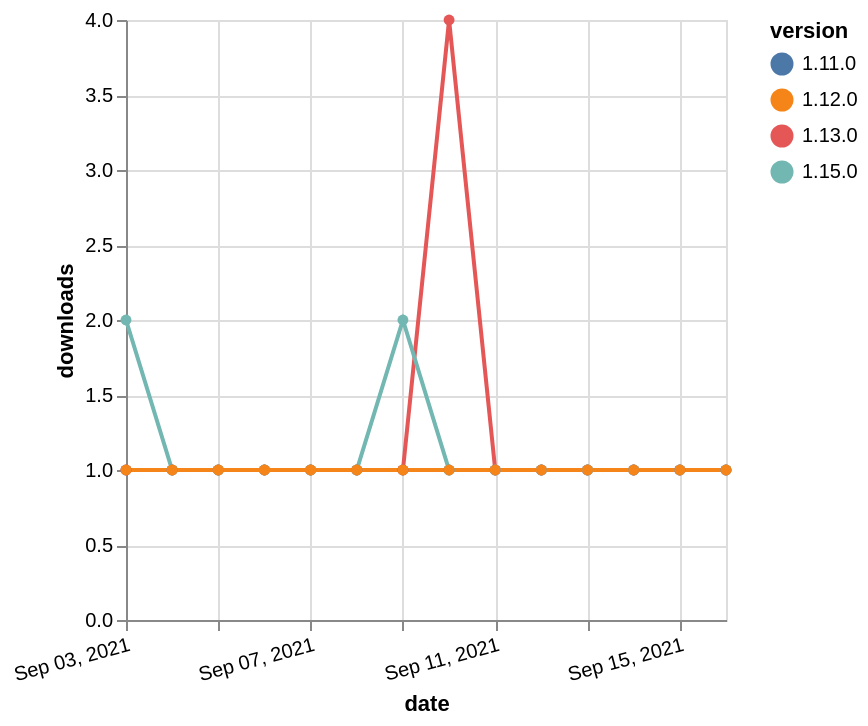

Describe this chart as a Vega-Lite specification.
### Vega-Lite specification from a JSON file in a GitHub repository (floating-point values rounded to 4 significant figures)
{"$schema": "https://vega.github.io/schema/vega-lite/v5.json", "description": "A simple bar chart with embedded data.", "data": {"values": [{"date": "2021-09-03", "total": 209, "delta": 1, "version": "1.11.0"}, {"date": "2021-09-04", "total": 210, "delta": 1, "version": "1.11.0"}, {"date": "2021-09-05", "total": 211, "delta": 1, "version": "1.11.0"}, {"date": "2021-09-06", "total": 212, "delta": 1, "version": "1.11.0"}, {"date": "2021-09-07", "total": 213, "delta": 1, "version": "1.11.0"}, {"date": "2021-09-08", "total": 214, "delta": 1, "version": "1.11.0"}, {"date": "2021-09-09", "total": 215, "delta": 1, "version": "1.11.0"}, {"date": "2021-09-10", "total": 216, "delta": 1, "version": "1.11.0"}, {"date": "2021-09-11", "total": 217, "delta": 1, "version": "1.11.0"}, {"date": "2021-09-12", "total": 218, "delta": 1, "version": "1.11.0"}, {"date": "2021-09-13", "total": 219, "delta": 1, "version": "1.11.0"}, {"date": "2021-09-14", "total": 220, "delta": 1, "version": "1.11.0"}, {"date": "2021-09-15", "total": 221, "delta": 1, "version": "1.11.0"}, {"date": "2021-09-16", "total": 222, "delta": 1, "version": "1.11.0"}, {"date": "2021-09-03", "total": 276, "delta": 1, "version": "1.13.0"}, {"date": "2021-09-04", "total": 277, "delta": 1, "version": "1.13.0"}, {"date": "2021-09-05", "total": 278, "delta": 1, "version": "1.13.0"}, {"date": "2021-09-06", "total": 279, "delta": 1, "version": "1.13.0"}, {"date": "2021-09-07", "total": 280, "delta": 1, "version": "1.13.0"}, {"date": "2021-09-08", "total": 281, "delta": 1, "version": "1.13.0"}, {"date": "2021-09-09", "total": 282, "delta": 1, "version": "1.13.0"}, {"date": "2021-09-10", "total": 286, "delta": 4, "version": "1.13.0"}, {"date": "2021-09-11", "total": 287, "delta": 1, "version": "1.13.0"}, {"date": "2021-09-12", "total": 288, "delta": 1, "version": "1.13.0"}, {"date": "2021-09-13", "total": 289, "delta": 1, "version": "1.13.0"}, {"date": "2021-09-14", "total": 290, "delta": 1, "version": "1.13.0"}, {"date": "2021-09-15", "total": 291, "delta": 1, "version": "1.13.0"}, {"date": "2021-09-16", "total": 292, "delta": 1, "version": "1.13.0"}, {"date": "2021-09-03", "total": 112, "delta": 2, "version": "1.15.0"}, {"date": "2021-09-04", "total": 113, "delta": 1, "version": "1.15.0"}, {"date": "2021-09-05", "total": 114, "delta": 1, "version": "1.15.0"}, {"date": "2021-09-06", "total": 115, "delta": 1, "version": "1.15.0"}, {"date": "2021-09-07", "total": 116, "delta": 1, "version": "1.15.0"}, {"date": "2021-09-08", "total": 117, "delta": 1, "version": "1.15.0"}, {"date": "2021-09-09", "total": 119, "delta": 2, "version": "1.15.0"}, {"date": "2021-09-10", "total": 120, "delta": 1, "version": "1.15.0"}, {"date": "2021-09-11", "total": 121, "delta": 1, "version": "1.15.0"}, {"date": "2021-09-12", "total": 122, "delta": 1, "version": "1.15.0"}, {"date": "2021-09-13", "total": 123, "delta": 1, "version": "1.15.0"}, {"date": "2021-09-14", "total": 124, "delta": 1, "version": "1.15.0"}, {"date": "2021-09-15", "total": 125, "delta": 1, "version": "1.15.0"}, {"date": "2021-09-16", "total": 126, "delta": 1, "version": "1.15.0"}, {"date": "2021-09-03", "total": 175, "delta": 1, "version": "1.12.0"}, {"date": "2021-09-04", "total": 176, "delta": 1, "version": "1.12.0"}, {"date": "2021-09-05", "total": 177, "delta": 1, "version": "1.12.0"}, {"date": "2021-09-06", "total": 178, "delta": 1, "version": "1.12.0"}, {"date": "2021-09-07", "total": 179, "delta": 1, "version": "1.12.0"}, {"date": "2021-09-08", "total": 180, "delta": 1, "version": "1.12.0"}, {"date": "2021-09-09", "total": 181, "delta": 1, "version": "1.12.0"}, {"date": "2021-09-10", "total": 182, "delta": 1, "version": "1.12.0"}, {"date": "2021-09-11", "total": 183, "delta": 1, "version": "1.12.0"}, {"date": "2021-09-12", "total": 184, "delta": 1, "version": "1.12.0"}, {"date": "2021-09-13", "total": 185, "delta": 1, "version": "1.12.0"}, {"date": "2021-09-14", "total": 186, "delta": 1, "version": "1.12.0"}, {"date": "2021-09-15", "total": 187, "delta": 1, "version": "1.12.0"}, {"date": "2021-09-16", "total": 188, "delta": 1, "version": "1.12.0"}]}, "width": "container", "mark": {"type": "line", "point": {"filled": true}}, "encoding": {"x": {"field": "date", "type": "temporal", "timeUnit": "yearmonthdate", "title": "date", "axis": {"labelAngle": -15}}, "y": {"field": "delta", "type": "quantitative", "title": "downloads"}, "color": {"field": "version", "type": "nominal"}, "tooltip": {"field": "delta"}}}
